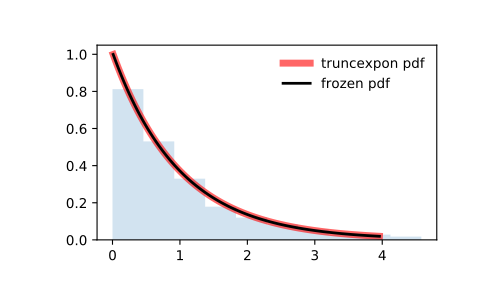

Write the Python code that produced this figure.
from scipy.stats import truncexpon
import matplotlib.pyplot as plt
fig, ax = plt.subplots(1, 1)

# Calculate a few first moments:

b = 4.69
mean, var, skew, kurt = truncexpon.stats(b, moments='mvsk')

# Display the probability density function (``pdf``):

x = np.linspace(truncexpon.ppf(0.01, b),
                truncexpon.ppf(0.99, b), 100)
ax.plot(x, truncexpon.pdf(x, b),
       'r-', lw=5, alpha=0.6, label='truncexpon pdf')

# Alternatively, the distribution object can be called (as a function)
# to fix the shape, location and scale parameters. This returns a "frozen"
# RV object holding the given parameters fixed.

# Freeze the distribution and display the frozen ``pdf``:

rv = truncexpon(b)
ax.plot(x, rv.pdf(x), 'k-', lw=2, label='frozen pdf')

# Check accuracy of ``cdf`` and ``ppf``:

vals = truncexpon.ppf([0.001, 0.5, 0.999], b)
np.allclose([0.001, 0.5, 0.999], truncexpon.cdf(vals, b))
# True

# Generate random numbers:

r = truncexpon.rvs(b, size=1000)

# And compare the histogram:

ax.hist(r, density=True, histtype='stepfilled', alpha=0.2)
ax.legend(loc='best', frameon=False)
plt.show()
